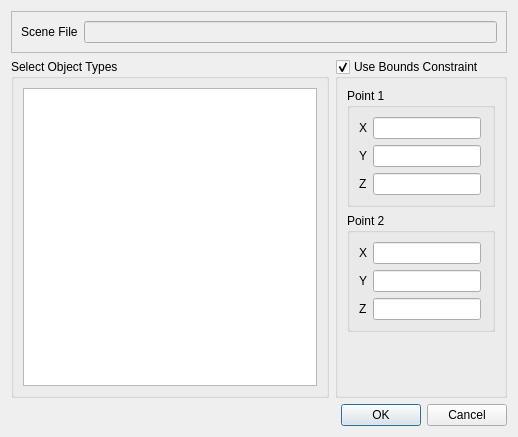
<?xml version="1.0" encoding="UTF-8"?>
<ui version="4.0">
 <class>qtqtCMBSceneObjectFilterDialog</class>
 <widget class="QDialog" name="qtqtCMBSceneObjectFilterDialog">
  <property name="enabled">
   <bool>true</bool>
  </property>
  <property name="geometry">
   <rect>
    <x>0</x>
    <y>0</y>
    <width>518</width>
    <height>437</height>
   </rect>
  </property>
  <property name="sizePolicy">
   <sizepolicy hsizetype="Preferred" vsizetype="Preferred">
    <horstretch>0</horstretch>
    <verstretch>0</verstretch>
   </sizepolicy>
  </property>
  <property name="windowTitle">
   <string>Load Scene Objects from Scene File</string>
  </property>
  <layout class="QGridLayout" name="gridLayout_4">
   <item row="0" column="0" colspan="2">
    <widget class="QFrame" name="frame">
     <property name="sizePolicy">
      <sizepolicy hsizetype="Preferred" vsizetype="Fixed">
       <horstretch>0</horstretch>
       <verstretch>0</verstretch>
      </sizepolicy>
     </property>
     <property name="frameShape">
      <enum>QFrame::StyledPanel</enum>
     </property>
     <property name="frameShadow">
      <enum>QFrame::Raised</enum>
     </property>
     <layout class="QHBoxLayout">
      <item>
       <widget class="QLabel" name="label">
        <property name="text">
         <string>Scene File</string>
        </property>
       </widget>
      </item>
      <item>
       <widget class="QLineEdit" name="labelFile">
        <property name="enabled">
         <bool>false</bool>
        </property>
        <property name="readOnly">
         <bool>true</bool>
        </property>
       </widget>
      </item>
     </layout>
    </widget>
   </item>
   <item row="1" column="0">
    <widget class="QGroupBox" name="groupBox_ObjectTypes">
     <property name="title">
      <string>Select Object Types</string>
     </property>
     <layout class="QVBoxLayout" name="verticalLayout_2">
      <item>
       <widget class="QListWidget" name="listObjectTypes">
        <property name="alternatingRowColors">
         <bool>true</bool>
        </property>
        <property name="selectionMode">
         <enum>QAbstractItemView::ExtendedSelection</enum>
        </property>
        <property name="selectionBehavior">
         <enum>QAbstractItemView::SelectItems</enum>
        </property>
       </widget>
      </item>
     </layout>
    </widget>
   </item>
   <item row="1" column="1">
    <widget class="QGroupBox" name="groupBox_Bounds">
     <property name="title">
      <string>Use Bounds Constraint</string>
     </property>
     <property name="checkable">
      <bool>true</bool>
     </property>
     <layout class="QVBoxLayout" name="verticalLayout">
      <item>
       <widget class="QGroupBox" name="groupBox">
        <property name="title">
         <string>Point 1</string>
        </property>
        <layout class="QGridLayout" name="gridLayout_3">
         <item row="0" column="0">
          <widget class="QLabel" name="label_3">
           <property name="sizePolicy">
            <sizepolicy hsizetype="Fixed" vsizetype="Minimum">
             <horstretch>0</horstretch>
             <verstretch>0</verstretch>
            </sizepolicy>
           </property>
           <property name="text">
            <string>X</string>
           </property>
          </widget>
         </item>
         <item row="0" column="1">
          <widget class="QLineEdit" name="X1">
           <property name="sizePolicy">
            <sizepolicy hsizetype="Fixed" vsizetype="Fixed">
             <horstretch>0</horstretch>
             <verstretch>0</verstretch>
            </sizepolicy>
           </property>
          </widget>
         </item>
         <item row="1" column="0">
          <widget class="QLabel" name="label_7">
           <property name="sizePolicy">
            <sizepolicy hsizetype="Fixed" vsizetype="Minimum">
             <horstretch>0</horstretch>
             <verstretch>0</verstretch>
            </sizepolicy>
           </property>
           <property name="text">
            <string>Y</string>
           </property>
          </widget>
         </item>
         <item row="1" column="1">
          <widget class="QLineEdit" name="Y1">
           <property name="sizePolicy">
            <sizepolicy hsizetype="Fixed" vsizetype="Fixed">
             <horstretch>0</horstretch>
             <verstretch>0</verstretch>
            </sizepolicy>
           </property>
          </widget>
         </item>
         <item row="2" column="0">
          <widget class="QLabel" name="label_8">
           <property name="sizePolicy">
            <sizepolicy hsizetype="Fixed" vsizetype="Minimum">
             <horstretch>0</horstretch>
             <verstretch>0</verstretch>
            </sizepolicy>
           </property>
           <property name="text">
            <string>Z</string>
           </property>
          </widget>
         </item>
         <item row="2" column="1">
          <widget class="QLineEdit" name="Z1">
           <property name="sizePolicy">
            <sizepolicy hsizetype="Fixed" vsizetype="Fixed">
             <horstretch>0</horstretch>
             <verstretch>0</verstretch>
            </sizepolicy>
           </property>
          </widget>
         </item>
        </layout>
       </widget>
      </item>
      <item>
       <widget class="QGroupBox" name="groupBox_2">
        <property name="title">
         <string>Point 2</string>
        </property>
        <layout class="QGridLayout" name="gridLayout_2">
         <item row="0" column="1">
          <widget class="QLabel" name="label_4">
           <property name="sizePolicy">
            <sizepolicy hsizetype="Fixed" vsizetype="Minimum">
             <horstretch>0</horstretch>
             <verstretch>0</verstretch>
            </sizepolicy>
           </property>
           <property name="text">
            <string>X</string>
           </property>
          </widget>
         </item>
         <item row="1" column="1">
          <widget class="QLabel" name="label_5">
           <property name="sizePolicy">
            <sizepolicy hsizetype="Fixed" vsizetype="Minimum">
             <horstretch>0</horstretch>
             <verstretch>0</verstretch>
            </sizepolicy>
           </property>
           <property name="text">
            <string>Y</string>
           </property>
          </widget>
         </item>
         <item row="2" column="1">
          <widget class="QLabel" name="label_6">
           <property name="sizePolicy">
            <sizepolicy hsizetype="Fixed" vsizetype="Minimum">
             <horstretch>0</horstretch>
             <verstretch>0</verstretch>
            </sizepolicy>
           </property>
           <property name="text">
            <string>Z</string>
           </property>
          </widget>
         </item>
         <item row="0" column="2">
          <widget class="QLineEdit" name="X2">
           <property name="sizePolicy">
            <sizepolicy hsizetype="Fixed" vsizetype="Fixed">
             <horstretch>0</horstretch>
             <verstretch>0</verstretch>
            </sizepolicy>
           </property>
          </widget>
         </item>
         <item row="1" column="2">
          <widget class="QLineEdit" name="Y2">
           <property name="sizePolicy">
            <sizepolicy hsizetype="Fixed" vsizetype="Fixed">
             <horstretch>0</horstretch>
             <verstretch>0</verstretch>
            </sizepolicy>
           </property>
          </widget>
         </item>
         <item row="2" column="2">
          <widget class="QLineEdit" name="Z2">
           <property name="sizePolicy">
            <sizepolicy hsizetype="Fixed" vsizetype="Fixed">
             <horstretch>0</horstretch>
             <verstretch>0</verstretch>
            </sizepolicy>
           </property>
          </widget>
         </item>
        </layout>
       </widget>
      </item>
      <item>
       <spacer name="verticalSpacer">
        <property name="orientation">
         <enum>Qt::Vertical</enum>
        </property>
        <property name="sizeHint" stdset="0">
         <size>
          <width>20</width>
          <height>40</height>
         </size>
        </property>
       </spacer>
      </item>
     </layout>
    </widget>
   </item>
   <item row="3" column="0" colspan="2">
    <widget class="QDialogButtonBox" name="buttonBox">
     <property name="orientation">
      <enum>Qt::Horizontal</enum>
     </property>
     <property name="standardButtons">
      <set>QDialogButtonBox::Cancel|QDialogButtonBox::Ok</set>
     </property>
    </widget>
   </item>
  </layout>
 </widget>
 <resources/>
 <connections>
  <connection>
   <sender>buttonBox</sender>
   <signal>rejected()</signal>
   <receiver>qtqtCMBSceneObjectFilterDialog</receiver>
   <slot>reject()</slot>
   <hints>
    <hint type="sourcelabel">
     <x>316</x>
     <y>260</y>
    </hint>
    <hint type="destinationlabel">
     <x>286</x>
     <y>274</y>
    </hint>
   </hints>
  </connection>
  <connection>
   <sender>buttonBox</sender>
   <signal>accepted()</signal>
   <receiver>qtqtCMBSceneObjectFilterDialog</receiver>
   <slot>accept()</slot>
   <hints>
    <hint type="sourcelabel">
     <x>248</x>
     <y>254</y>
    </hint>
    <hint type="destinationlabel">
     <x>157</x>
     <y>274</y>
    </hint>
   </hints>
  </connection>
 </connections>
</ui>
